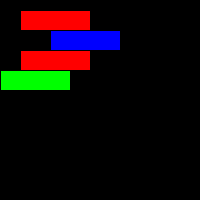
Frame 1 (no input)
Frame 60 (the mouse pressed at the canvas centre just before this capture): identical to frame 1, image omitted
Frame 120 (the mouse held since frame 60 and released just before this capture): identical to frame 1, image omitted

The Processing sketch that drew this single still picture (run headless with seeded random() and noise(); from frame 60 on, the mouse is pressed at the canvas centre):

// Processing sketch: Push_Pop_ex2
// ── Push_Pop_ex2.pde
void setup() {
  size(200, 200);
  background(0);
}

void draw() {
  pushMatrix();
  translate(20, 0);
  fill(255, 0, 0);
  rect(0, 10, 70, 20); // Draws at (20, 30)

  pushMatrix(); 
  translate(30, 0);
  fill(0, 0, 255);
  rect(0, 30, 70, 20); // Draws at (50, 30)
  popMatrix();

  fill(255, 0, 0);
  //still under first translation, but not second
  rect(0, 50, 70, 20); // Draws at (20, 50)
  popMatrix();

  fill(0, 255, 0);
  //no translation applied
  rect(0, 70, 70, 20); // Draws at (0, 70)
}
